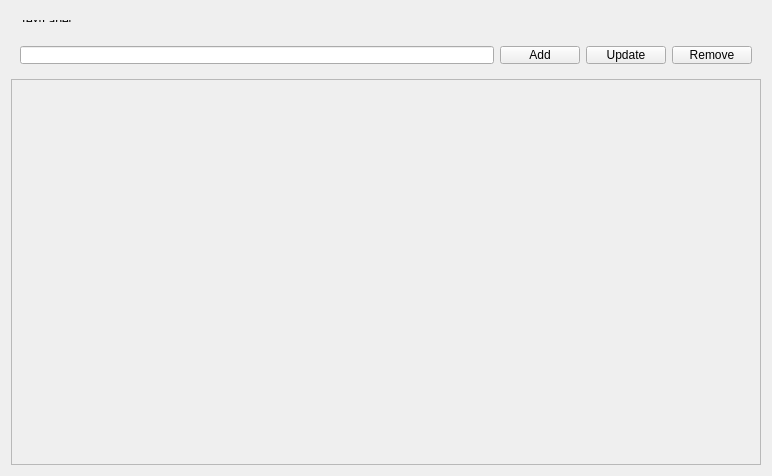
<?xml version="1.0" encoding="UTF-8"?>
<ui version="4.0">
 <class>Form</class>
 <widget class="QWidget" name="Form">
  <property name="geometry">
   <rect>
    <x>0</x>
    <y>0</y>
    <width>772</width>
    <height>476</height>
   </rect>
  </property>
  <property name="windowTitle">
   <string>Form</string>
  </property>
  <layout class="QVBoxLayout" name="verticalLayout">
   <item>
    <widget class="QWidget" name="widget_2" native="true">
     <property name="sizePolicy">
      <sizepolicy hsizetype="Preferred" vsizetype="Fixed">
       <horstretch>0</horstretch>
       <verstretch>0</verstretch>
      </sizepolicy>
     </property>
     <property name="minimumSize">
      <size>
       <width>0</width>
       <height>20</height>
      </size>
     </property>
     <property name="maximumSize">
      <size>
       <width>16777215</width>
       <height>20</height>
      </size>
     </property>
     <layout class="QHBoxLayout" name="horizontalLayout_2">
      <item>
       <widget class="QLabel" name="label">
        <property name="text">
         <string>TextLabel</string>
        </property>
       </widget>
      </item>
     </layout>
    </widget>
   </item>
   <item>
    <widget class="QWidget" name="widget" native="true">
     <property name="sizePolicy">
      <sizepolicy hsizetype="Preferred" vsizetype="Fixed">
       <horstretch>0</horstretch>
       <verstretch>0</verstretch>
      </sizepolicy>
     </property>
     <property name="minimumSize">
      <size>
       <width>0</width>
       <height>36</height>
      </size>
     </property>
     <property name="maximumSize">
      <size>
       <width>16777215</width>
       <height>36</height>
      </size>
     </property>
     <layout class="QHBoxLayout" name="horizontalLayout">
      <item>
       <widget class="QLineEdit" name="lineEdit"/>
      </item>
      <item>
       <widget class="QPushButton" name="add">
        <property name="text">
         <string>Add</string>
        </property>
       </widget>
      </item>
      <item>
       <widget class="QPushButton" name="pushButton_2">
        <property name="text">
         <string>Update</string>
        </property>
       </widget>
      </item>
      <item>
       <widget class="QPushButton" name="pushButton_3">
        <property name="text">
         <string>Remove</string>
        </property>
       </widget>
      </item>
     </layout>
     <zorder>add</zorder>
     <zorder>lineEdit</zorder>
     <zorder>pushButton_2</zorder>
     <zorder>pushButton_3</zorder>
    </widget>
   </item>
   <item>
    <widget class="QScrollArea" name="scrollArea">
     <property name="widgetResizable">
      <bool>true</bool>
     </property>
     <widget class="QWidget" name="scrollAreaWidgetContents">
      <property name="geometry">
       <rect>
        <x>0</x>
        <y>0</y>
        <width>748</width>
        <height>384</height>
       </rect>
      </property>
     </widget>
    </widget>
   </item>
  </layout>
 </widget>
 <resources/>
 <connections/>
</ui>
